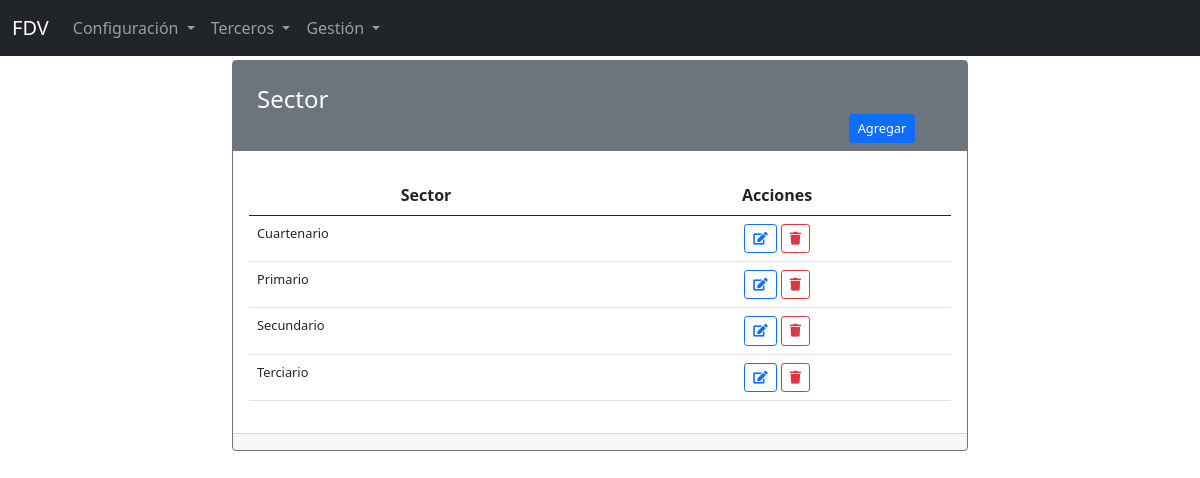
Screenshot of /base/sector with the database file from the repository.
### apps/base/models.py (models this page shows, shortened)
class Sector(models.Model):
    id = models.BigAutoField(primary_key=True)
    nombre = models.CharField(verbose_name="Sector", max_length=50, null=False, blank=False)
    descripcion = models.TextField(verbose_name="Descripción")
    created_at = models.DateTimeField(auto_now=True)
    updated_at = models.DateTimeField(auto_now_add=True)
    class Meta:
        db_table = "sectores"
        verbose_name = "Sector"
        verbose_name_plural = "Sectores"
        ordering = ["nombre"]

### apps/base/views.py (the view)
# urls.py: path('sector', SectorIndex.as_view(), name='sector-index'),
class SectorIndex(ListView):
    template_name = 'base/sector/sector_index.html'
    model = Sector
    paginate_by = 7
    context_object_name = 'sectores'

### templates/base/sector/sector_index.html (shortened to what this page needs)
{% extends 'layouts/layout.html' %}
{% load static %}
{% block content %}
<div class="container">
    <div class="row">
        <div class="col-12 col-sm-12 col-md-8 offset-md-2">
          <div class="card border-secondary">
            <div class="card-title text-white bg-secondary">
              <h4 class="text-left m-4 mb-0">Sector</h4>
              <div class="container">
              <div class="row">
                <div class="col-2 offset-10 mb-2">
                  <a class="btn btn-primary btn-sm fs-7" href="{% url 'base:sector-create' %}">Agregar</a>
                </div>
              </div>
              </div>
          </div>
            <div class="card-body">
              <table class="table">
                  <thead>
                      <tr>
                          <th scope="col" class="text-center">Sector</th>
                          <th scope="col" class="text-center">Acciones</th>
                      </tr>
                  </thead>
                  <tbody>
                      {% if sectores %}
                          {% for sector in sectores %}
                          <tr>
                              <td class="fs-7">
                                  {{ sector.nombre }}
                              </td>
                              <td class="text-center">
                                  <a class="btn btn-outline-primary btn-sm fs-7" href="{% url 'base:sector-edit' sector.id %}"><i class="fas fa-edit"></i></a>
                                  <a class="btn btn-outline-danger btn-sm confirmation fs-7"  onclick="" href="{% url 'base:sector-delete' sector.id %}"><i class="fas fa-trash"></i></a>
                              </td>
                          </tr>
                          {% endfor %}
                      {% endif %}
                  </tbody>
              </table>
            </div>
          <div class="card-footer">
          </div>
        </div>
</div>
{% endblock content %}

### static/css/fa-all.css (style rules this page uses)
.fa, .fas, .far, .fal, .fad, .fab { -moz-osx-font-smoothing: grayscale; -webkit-font-smoothing: antialiased; display: inline-block; font-style: normal; font-variant: normal; text-rendering: auto; line-height: 1; }
.fa-edit:before { content: "\f044"; }
.fa-trash:before { content: "\f1f8"; }

### static/css/app.css (style rules this page uses)
body { padding-top: 60px !important; }
.fs-7 { font-size: 0.8rem; }

### rows the page displays
Sector: nombre "Cuartenario"
Sector: nombre "Primario"
Sector: nombre "Secundario"
Sector: nombre "Terciario"
